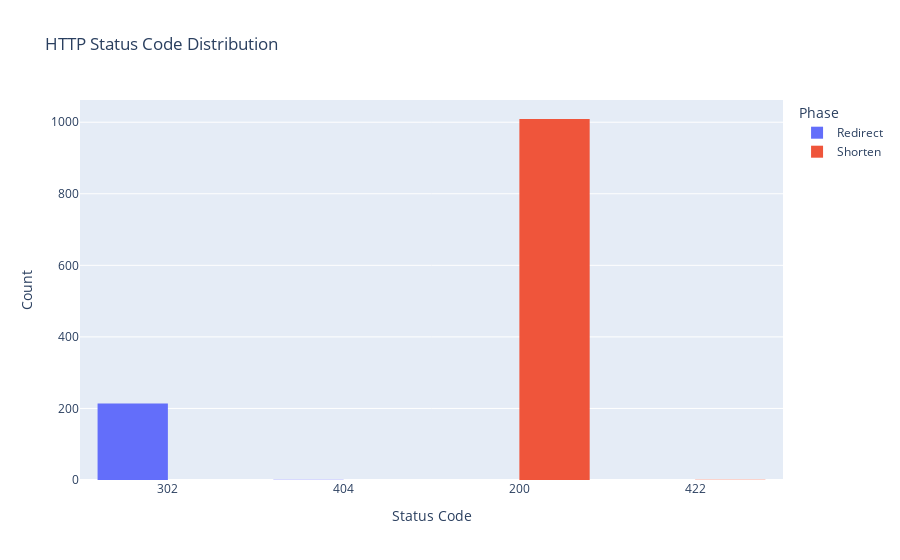

Notebook cell for this chart:
### Markdown cell above
### 3.5. ステータスコード分布（ヒストグラム）
収集した短縮・リダイレクトリクエストのHTTPステータスコード分布を可視化します。

### Code cell
status_rows = []
for phase, counter in status_log.items():
    for status_code, count in counter.items():
        status_rows.append({
            'Phase': phase.capitalize(),
            'Status Code': str(status_code),
            'Count': count
        })

if status_rows:
    status_df = pd.DataFrame(status_rows)
    status_df = status_df.sort_values(['Phase', 'Status Code'])
    fig = px.histogram(
        status_df,
        x='Status Code',
        y='Count',
        color='Phase',
        barmode='group',
        title='HTTP Status Code Distribution'
    )
    fig.update_layout(yaxis_title='Count', xaxis_title='Status Code')
    fig.show()
else:
    print("No HTTP status data collected yet.")

### Figure 1 — Plotly figure (JSON) as saved in the notebook; plotly's stock layout.template omitted (floating-point values rounded to 4 significant figures)
{"data": [{"alignmentgroup": "True", "bingroup": "x", "histfunc": "sum", "hovertemplate": "Phase=Redirect<br>Status Code=%{x}<br>sum of Count=%{y}<extra></extra>", "legendgroup": "Redirect", "marker": {"color": "#636efa", "pattern": {"shape": ""}}, "name": "Redirect", "offsetgroup": "Redirect", "orientation": "v", "showlegend": true, "type": "histogram", "x": ["302", "404"], "xaxis": "x", "y": [214, 1], "yaxis": "y"}, {"alignmentgroup": "True", "bingroup": "x", "histfunc": "sum", "hovertemplate": "Phase=Shorten<br>Status Code=%{x}<br>sum of Count=%{y}<extra></extra>", "legendgroup": "Shorten", "marker": {"color": "#EF553B", "pattern": {"shape": ""}}, "name": "Shorten", "offsetgroup": "Shorten", "orientation": "v", "showlegend": true, "type": "histogram", "x": ["200", "422"], "xaxis": "x", "y": [1009, 1], "yaxis": "y"}], "layout": {"barmode": "group", "legend": {"title": {"text": "Phase"}, "tracegroupgap": 0}, "title": {"text": "HTTP Status Code Distribution"}, "xaxis": {"anchor": "y", "domain": [0, 1], "title": {"text": "Status Code"}}, "yaxis": {"anchor": "x", "domain": [0, 1], "title": {"text": "Count"}}}}
